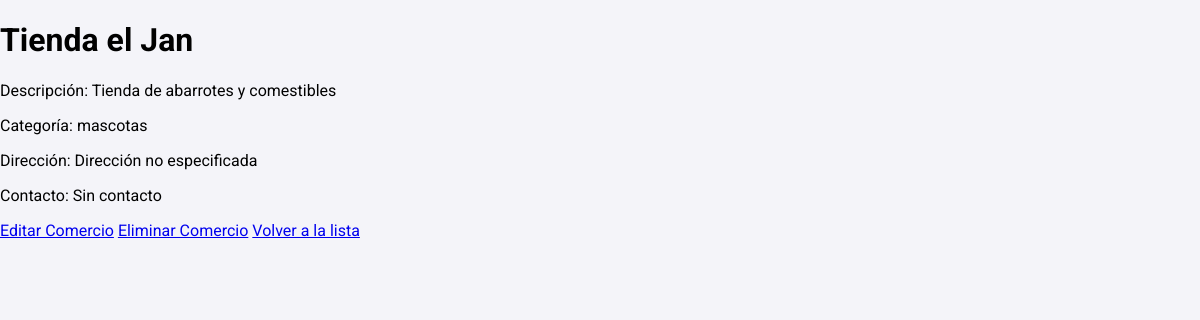
Page /comercios/comercios/1/ on the committed database.
### comercios/models.py (models this page shows, shortened)
class Comercio(models.Model):
    nombre = models.CharField(max_length=100)
    descripcion = models.TextField()
    categoria = models.CharField(
        max_length=50,
        choices=[
            ('restaurante', 'Restaurante'),
            ('ferreteria', 'Ferretería'),
            ('heladeria', 'Heladería'),
            ('mascotas', 'Tienda de Mascotas'),
            ('tienda', 'Tienda de barrio'),
            ('farmacia', 'Farmacia'),
            ('hotel', 'Hotel')
        ]
    )
    direccion = models.CharField(max_length=150, default="Dirección no especificada")
    contacto = models.CharField(max_length=50, default="Sin contacto")
    redes_sociales = models.URLField(blank=True, null=True)
    foto = models.ImageField(upload_to='fotos_comercios/', blank=True, null=True)
    novedad = models.BooleanField(default=False)

### comercios/views.py (the view)
# urls.py: path('comercios/<int:pk>/', ComercioDetailView.as_view(), name='comercio-detail'),
class ComercioDetailView(DetailView):
    model = Comercio
    template_name = 'comercios/comercio_detail.html'

### comercios/templates/comercios/comercio_detail.html
{% extends 'base.html' %}
{% load static %}
{% block content %}
  <h1>{{ comercio.nombre }}</h1>
  <p>Descripción: {{ comercio.descripcion }}</p>
  <p>Categoría: {{ comercio.categoria }}</p>
  <p>Dirección: {{ comercio.direccion }}</p>
  <p>Contacto: {{ comercio.contacto }}</p>
  <a href="{% url 'comercio-update' comercio.pk %}">Editar Comercio</a>
  <a href="{% url 'comercio-delete' comercio.pk %}">Eliminar Comercio</a>
  <a href="{% url 'comercio-list' %}">Volver a la lista</a>
{% endblock %}

### staticfiles/css/styles.css (style rules this page uses)
body { font-family: 'Roboto', sans-serif; margin: 0; padding: 0; background-color: #f4f4f9; }

### rows in the picture
Comercio: nombre "Tienda el Jan", descripcion "Tienda de abarrotes y comestibles", categoria "mascotas", direccion "Dirección no especificada", contacto "Sin contacto"
